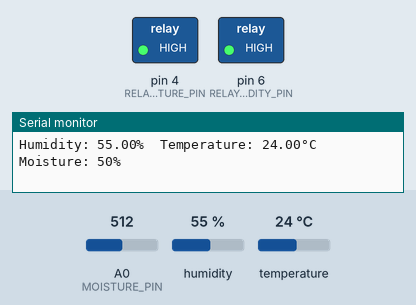
Simulated run of this sketch. Board: Arduino Uno, built with avr-gcc and run on an emulated ATmega328P. Shown: switched loads named in the sketch (green lamp = pin HIGH), the last lines printed to the serial monitor. The test bench sets the inputs (shaded band); at power-on: humidity 55 %, A0 (MOISTURE_PIN) = 512, temperature 24 °C.

Above: at 4.8 s.
4.9 s: humidity set to 79 %
7.9 s: humidity set to 82 %
At 8.8 s:
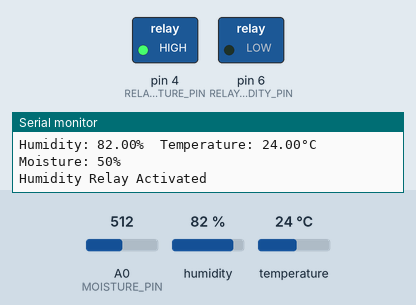
14.3 s: humidity set to 22 %
17.6 s: A0 (MOISTURE_PIN) set to 606
20.6 s: A0 (MOISTURE_PIN) set to 639
At 23.1 s:
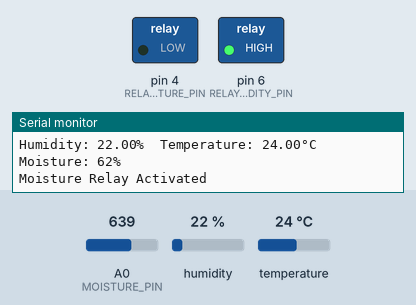
26.7 s: A0 (MOISTURE_PIN) set to 511
At 27.6 s:
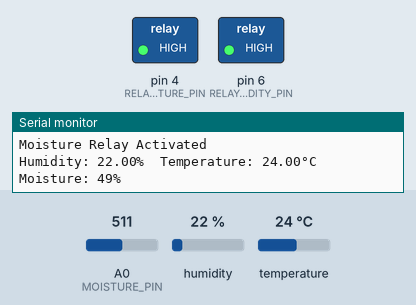
Timing chart, 0 to 29.7 s (numbered marks = the images above; inputs shaded):
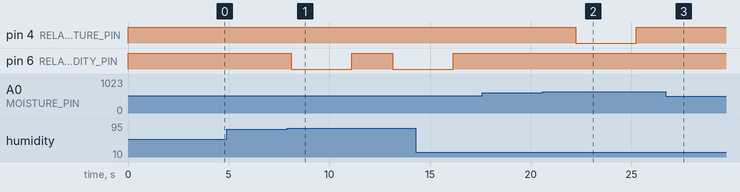

The sketch:

plant_monitor.ino
```cpp
#include <DHT.h>  // Add this library include

#define DHTPIN 3
#define MOISTURE_PIN A0
#define RELAY_HUMIDITY_PIN 6
#define RELAY_MOISTURE_PIN 4
#define DHTTYPE DHT11

DHT dht(DHTPIN, DHTTYPE);  // Correct declaration

void setup() {
  Serial.begin(9600);
  dht.begin();
  pinMode(DHTPIN, INPUT_PULLUP);
  pinMode(RELAY_HUMIDITY_PIN, OUTPUT);
  pinMode(RELAY_MOISTURE_PIN, OUTPUT);
}

void loop() {
  digitalWrite(RELAY_HUMIDITY_PIN, HIGH);
  digitalWrite(RELAY_MOISTURE_PIN, HIGH);
  delay(2000);

  float humidity = dht.readHumidity();
  float temperature = dht.readTemperature();

  int moistureValue = analogRead(MOISTURE_PIN);
  int moisturePercentage = map(moistureValue, 0, 1023, 0, 100);


  Serial.print("Humidity: ");
  Serial.print(humidity);
  Serial.print("%  Temperature: ");
  Serial.print(temperature);
  Serial.print("°C  Moisture: ");
  Serial.print(moisturePercentage);
  Serial.println("%");

  if (humidity > 80) {
    digitalWrite(RELAY_HUMIDITY_PIN, LOW);
    Serial.println("Humidity Relay Activated");
    delay(3000);
    digitalWrite(RELAY_HUMIDITY_PIN, HIGH);
  }

  if (moisturePercentage > 60) {
    digitalWrite(RELAY_MOISTURE_PIN, LOW);
    Serial.println("Moisture Relay Activated");
    delay(3000);
    digitalWrite(RELAY_MOISTURE_PIN, HIGH);
  }
}
```

Measured:
- the behaviour switches between 80 and 81 % on humidity (found by bisection; images 0 and 1)
- the behaviour switches between 624 and 625 on A0 (MOISTURE_PIN) (found by bisection; images 1 and 2)
- after the input at 7.9 s, pin 6 (RELAY_HUMIDITY_PIN): HIGH → LOW after 0.20 s, → HIGH 3.0 s later, → LOW 2.0 s later
- after the input at 20.6 s, pin 4 (RELAY_MOISTURE_PIN): HIGH → LOW after 1.6 s, → HIGH 3.0 s later
- after the input at 26.7 s, pin 4 (RELAY_MOISTURE_PIN): stays HIGH (without the input it goes to LOW after 0.57 s)
